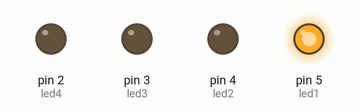
Recording of a sketch running on a simulated Arduino Uno, built with avr-gcc and run on an emulated ATmega328P. On the bench: output pins drawn as LEDs (lit = HIGH).

Above: at 0.2 s.
At 1.7 s:
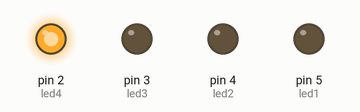
At 2.2 s:
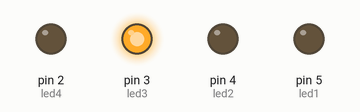
At 5.7 s:
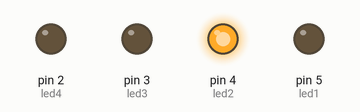
Timing chart, 0 to 6.9 s (numbered marks = the images above):
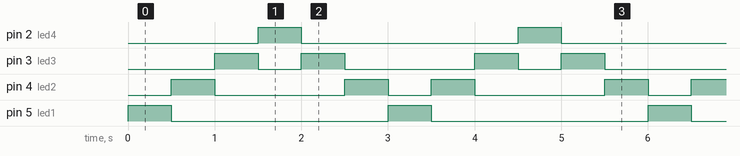

The sketch:

Program_Blink.ino
```cpp
/* Inisialisasi Pinout LED */
#define led1 5
#define led2 4
#define led3 3
#define led4 2

void setup() {
  // put your setup code here, to run once:
  pinMode(led1, OUTPUT);
  pinMode(led2, OUTPUT);
  pinMode(led3, OUTPUT);
  pinMode(led4, OUTPUT);
}

void loop() {
  // put your main code here, to run repeatedly:

  // Step 1
  digitalWrite(led1, HIGH);
  digitalWrite(led2, LOW);
  digitalWrite(led3, LOW);
  digitalWrite(led4, LOW);
  delay(500);

  // Step 2
  digitalWrite(led1, LOW);
  digitalWrite(led2, HIGH);
  digitalWrite(led3, LOW);
  digitalWrite(led4, LOW);
  delay(500);

  // Step 3
  digitalWrite(led1, LOW);
  digitalWrite(led2, LOW);
  digitalWrite(led3, HIGH);
  digitalWrite(led4, LOW);
  delay(500);

  // Step 4
  digitalWrite(led1, LOW);
  digitalWrite(led2, LOW);
  digitalWrite(led3, LOW);
  digitalWrite(led4, HIGH);
  delay(500);

  // Step 3
  digitalWrite(led1, LOW);
  digitalWrite(led2, LOW);
  digitalWrite(led3, HIGH);
  digitalWrite(led4, LOW);
  delay(500);

  // Step 2
  digitalWrite(led1, LOW);
  digitalWrite(led2, HIGH);
  digitalWrite(led3, LOW);
  digitalWrite(led4, LOW);
  delay(500);
}
```

Measured:
- by itself, pin 2 (led4), pin 5 (led1): alternates HIGH for 0.50 s and LOW for 2.5 s
- by itself, pin 3 (led3): repeats every 3.0 s: LOW 0.50 s, HIGH 0.50 s, LOW 1.5 s, HIGH 0.50 s
- by itself, pin 4 (led2): repeats every 3.0 s: LOW 1.5 s, HIGH 0.50 s, LOW 0.50 s, HIGH 0.50 s
